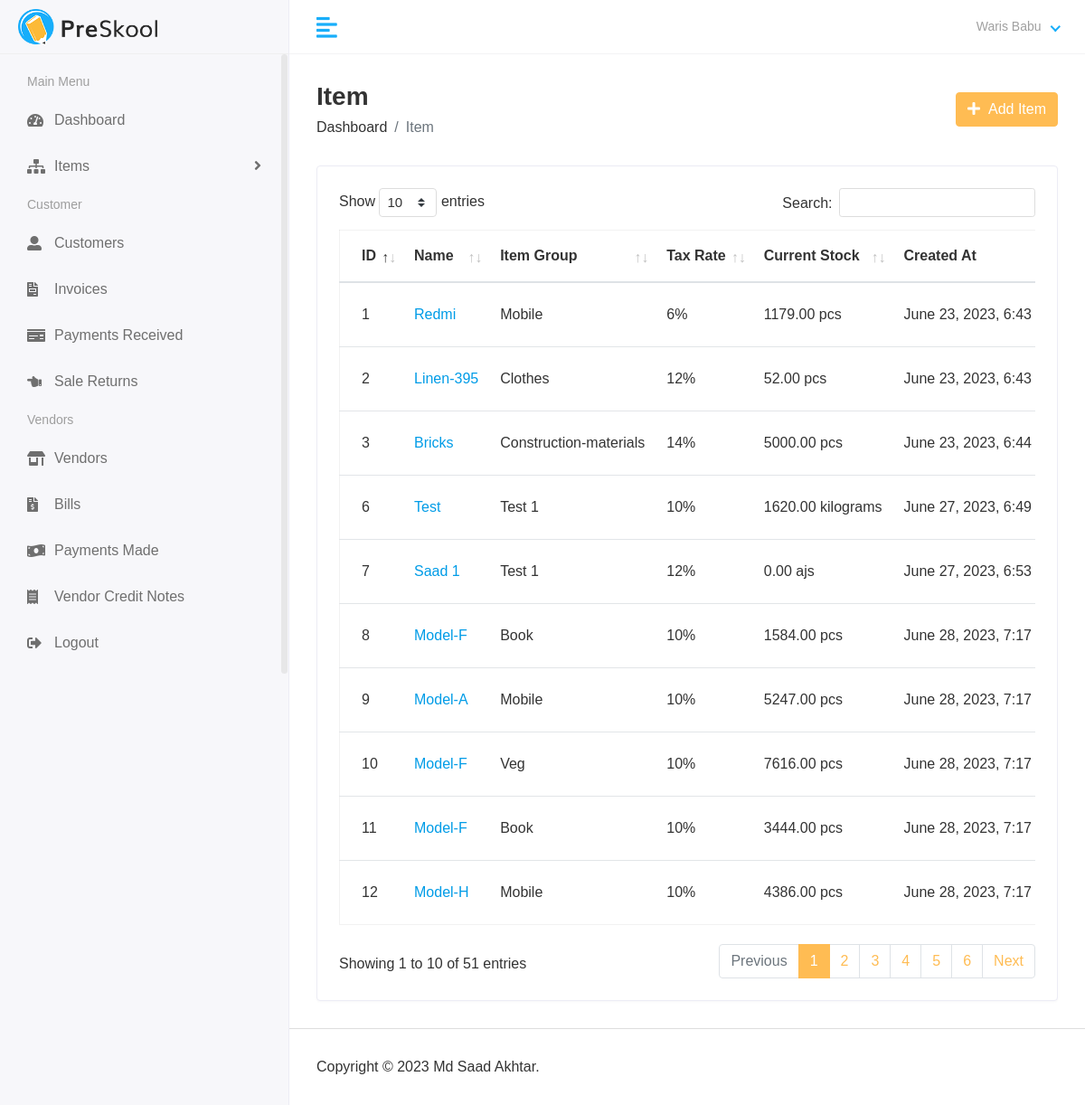
The app's page /finance/view_items/ (signed in) with its own data.
### accounts/models.py (models this page shows)
class CustomUser(AbstractUser):
    def __str__(self):
        return self.email

### finance/models.py (models this page shows, shortened)
class Item(models.Model):
    name = models.CharField(_("name"), max_length=50)
    image = models.ImageField(upload_to="media/item_images",null=True)
    item_group = models.ForeignKey(ItemGroup,on_delete=models.CASCADE)
    hsn_code = models.IntegerField()
    unit = models.CharField(max_length=10)
    unit_plural = models.CharField(max_length=10)
    state_tax_rate = models.IntegerField()
    current_stock = models.DecimalField(max_digits=10, decimal_places=2)
    min_stock = models.DecimalField(max_digits=10, decimal_places=2,default=decimal.Decimal(0))
    created_at = models.DateTimeField(auto_now_add=True,null = True)
    updated_at = models.DateTimeField(auto_now_add=True,null = True)
    changed_by_user = models.ForeignKey(CustomUser,null=True,on_delete=models.PROTECT)

class ItemGroup(models.Model):
    name = models.CharField(_("name"), max_length=50)
    brand = models.CharField(_("brand"), max_length=50)
    tax_preference = models.IntegerField(choices=TAX_PREFERENCE,default=1)
    inventory = models.IntegerField(choices=INVENTORY_TYPE,default=1)
    created_at = models.DateTimeField(auto_now_add=True,null = True)
    updated_at = models.DateTimeField(auto_now_add=True,null = True)
    changed_by_user = models.ForeignKey(CustomUser,null=True,on_delete=models.PROTECT)

### finance/views.py (the view)
# urls.py: path('view_items/',views.view_items,name="view_items"),
@login_required(login_url="account_login")
def view_items(request):
    if not request.user.has_perm('finance.view_item'):
        return HttpResponse("Permission Error. Sorry You are not authorised to visit this page")
    items = Item.objects.all()
    context = {
        "items":items
    }
    return render(request,"hod/view_items.html", context)

### finance/templates/hod/view_items.html (shortened to what this page needs)
{% extends 'base.html' %} {% block content %}
<div class="main-wrapper">
  <div class="page-wrapper">
    <div class="content container-fluid">
      <div class="page-header">
        <div class="row align-items-center">
          <div class="col">
            <h3 class="page-title">Item</h3>
            <ul class="breadcrumb">
              <li class="breadcrumb-item">
                <a href="{% url 'finance_dashboard' %}">Dashboard</a>
              </li>
              <li class="breadcrumb-item active">Item</li>
            </ul>
          </div>
          <div class="col-auto text-right float-right ml-auto">
            <a href="{% url 'add_items' %}" class="btn btn-primary"
              ><i class="fas fa-plus"></i> &nbsp;Add Item
            </a>
          </div>
        </div>
      </div>
      <div class="row">
        <div class="col-sm-12">
          <div class="card card-table">
            <div class="card-body">
              <div class="table-responsive">
                <table id="table_id" class="table table-hover table-center mb-0">
                    <thead>
                      <tr>
                        <th>ID</th>
                        <th>Name</th>
                        <th>Item Group</th>
                        <th>Tax Rate</th>
                        <th>Current Stock</th>
                        <th>Created At</th>
                      </tr>
                    </thead>
                    <tbody>
                      {% for i in items %}
                      <tr>
                        <td>{{i.id}}</td>
                        <td><a href="{% url 'view_items_id' i.id %}">{{i.name}}</a></td>
                        <td>{{i.item_group.name}}</td>
                        <td>{{i.state_tax_rate}}%</td>
                        <td>{{i.current_stock}}
                            {% if i.current_stock == 1  %}
                                {{i.unit}}
                            {% else %}
                                {{i.unit_plural}}
                            {% endif %}
                        </td>
                        <td>{{i.created_at}}</td>
                      </tr>
                      {% endfor %}
                    </tbody>
                  </table>
              </div>
            </div>
          </div>
        </div>
      </div>
    </div>
    {% endblock content %}

### finance/templates/includes/header.html (shortened to what this page needs)
{% load static %}
<div class="header">
    <div class="header-left">
       <a href="index.html" class="logo">
       <img src="{% static 'assets/img/logo.png' %}" alt="Logo">
       </a>
    </div>
    <a href="javascript:void(0);" id="toggle_btn">
    <i class="fas fa-align-left"></i>
    </a>
    <ul class="nav user-menu">
       <li class="nav-item dropdown has-arrow">
          <a href="#" class="dropdown-toggle nav-link" data-toggle="dropdown">
          <span class="user-img">
            {% if request.user.first_name %}
               {{request.user.first_name}} {{request.user.last_name}}
            {% else %}
               {{request.user}}
            {% endif %}
         </span>
          </a>
       </li>
    </ul>
 </div>

### static/assets/css/style.css (style rules this page uses)
html { height: 100%; }
body { background-color: #fff; color: #333; font-family: 'Poppins', sans-serif; font-size: 1rem; height: 100%; line-height: 1.5; overflow-x: hidden; }
h1, h2, h3, h4, h5, h6 { font-family: 'Poppins', sans-serif; margin-top: 0; }
a { color: #009ce7; }
input, button, a { transition: all 0.4s ease; -moz-transition: all 0.4s ease; -o-transition: all 0.4s ease; -ms-transition: all 0.4s ease; -webkit-transition: all 0.4s ease; }
ul, ol { padding: 0px; list-style: none; }
.table { color: #333; max-width: 100%; margin-bottom: 0; width: 100%; }
.table.dataTable { border-collapse: collapse !important; border: 1px solid rgba(0, 0, 0, 0.05); }
.table thead tr th { font-weight: 600; }
.table tbody tr { border-bottom: 1px solid rgba(0, 0, 0, 0.05); }
.table.table-center td, .table.table-center th { vertical-align: middle; }
.card-table .card-body .table > thead > tr > th { border-top: 0; }
.card-table .card-body .table tr td:first-child, .card-table .card-body .table tr th:first-child { padding-left: 1.5rem; }
.card-table .table td, .card-table .table th { border-top: 1px solid #e2e5e8; padding: 1rem 0.75rem; white-space: nowrap; }
.btn-primary { background-color: #FFBC53; border: 1px solid #FFBC53; }
.card { border: 1px solid #ececf5; box-shadow: 0 1px 3px 0 rgba(0, 0, 0, 0.03); margin-bottom: 1.875rem; }
.card-body { padding: 1.5rem; }
.header { background-color: #fff; border-bottom: 1px solid #f3f3f4; left: 0; position: fixed; right: 0; top: 0; z-index: 1001; height: 60px; }
.header .header-left { float: left; height: 60px; padding: 0 20px; position: relative; width: 320px; z-index: 1; transition: all 0.2s ease-in-out; background-color: #f7f7fa; border-bottom: 1px solid #efefef; border-right: 1px solid #ececf5; display: flex; align-items: center; }
.header .header-left .logo { display: inline-block; line-height: 60px; }
.header .header-left .logo img { max-height: 40px; width: auto; }
.header .dropdown-toggle:after { display: none; }
.header .has-arrow .dropdown-toggle:after { border-top: 0; border-left: 0; border-bottom: 2px solid #18aefa; border-right: 2px solid #18aefa; content: ''; height: 8px; display: inline-block; pointer-events: none; -webkit-transform-origin: 66% 66%; -ms-transform-origin: 66% 66%; transform-origin: 66% 66%; -webkit-transform: rotate(45deg); -ms-transform: rotate(45deg); transform: rotate(45deg); -webkit-transition: all 0.15s ease-in-out; transition: all 0.15s ease-in-out; width: 8px; vertical-align: 0px; }
.user-menu { float: right; margin: 0; position: relative; z-index: 99; padding-right: 15px; }
.user-menu.nav > li > a { color: #a0a0a0; font-size: 14px; line-height: 58px; padding: 0 15px; height: 60px; }
.user-img { margin-right: 3px; position: relative; }
.main-wrapper { width: 100%; height: 100vh; min-height: 100vh; }
.page-wrapper { margin-left: 320px; padding-top: 60px; position: relative; transition: all 0.4s ease; }
.page-wrapper > .content { padding: 1.875rem 1.875rem 0; }
.page-header { margin-bottom: 1.875rem; }
.page-header .breadcrumb { background-color: transparent; color: #6c757d; font-size: 1rem; font-weight: 500; margin-bottom: 0; padding: 0; }
.page-header .breadcrumb a { color: #333; }
.page-title { font-size: 28px; font-weight: 600; color: #333; margin-bottom: 5px; }
@media (min-width: 992px) { #toggle_btn { align-items: center; color: #18aefa; display: inline-flex; float: left; font-size: 26px; height: 60px; justify-content: center; margin-left: 15px; padding: 0 15px; } }

### records on screen
CustomUser: user.first_name "Waris", user.last_name "Babu"
Item: id "1", name "Redmi", item_group.name "Mobile", state_tax_rate "6", current_stock "1179.00", unit_plural "pcs", created_at "June 23, 2023, 6:43…"
Item: id "2", name "Linen-395", item_group.name "Clothes", state_tax_rate "12", current_stock "52.00", unit_plural "pcs", created_at "June 23, 2023, 6:43…"
Item: id "3", name "Bricks", item_group.name "Construction-materials", state_tax_rate "14", current_stock "5000.00", unit_plural "pcs", created_at "June 23, 2023, 6:44…"
Item: id "6", name "Test", item_group.name "Test 1", state_tax_rate "10", current_stock "1620.00", unit_plural "kilograms", created_at "June 27, 2023, 6:49…"
Item: id "7", name "Saad 1", item_group.name "Test 1", state_tax_rate "12", current_stock "0.00", unit_plural "ajs", created_at "June 27, 2023, 6:53…"
Item: id "8", name "Model-F", item_group.name "Book", state_tax_rate "10", current_stock "1584.00", unit_plural "pcs", created_at "June 28, 2023, 7:17…"
Item: id "9", name "Model-A", item_group.name "Mobile", state_tax_rate "10", current_stock "5247.00", unit_plural "pcs", created_at "June 28, 2023, 7:17…"
Item: id "10", name "Model-F", item_group.name "Veg", state_tax_rate "10", current_stock "7616.00", unit_plural "pcs", created_at "June 28, 2023, 7:17…"
Item: id "11", name "Model-F", item_group.name "Book", state_tax_rate "10", current_stock "3444.00", unit_plural "pcs", created_at "June 28, 2023, 7:17…"
Item: id "12", name "Model-H", item_group.name "Mobile", state_tax_rate "10", current_stock "4386.00", unit_plural "pcs", created_at "June 28, 2023, 7:17…"
